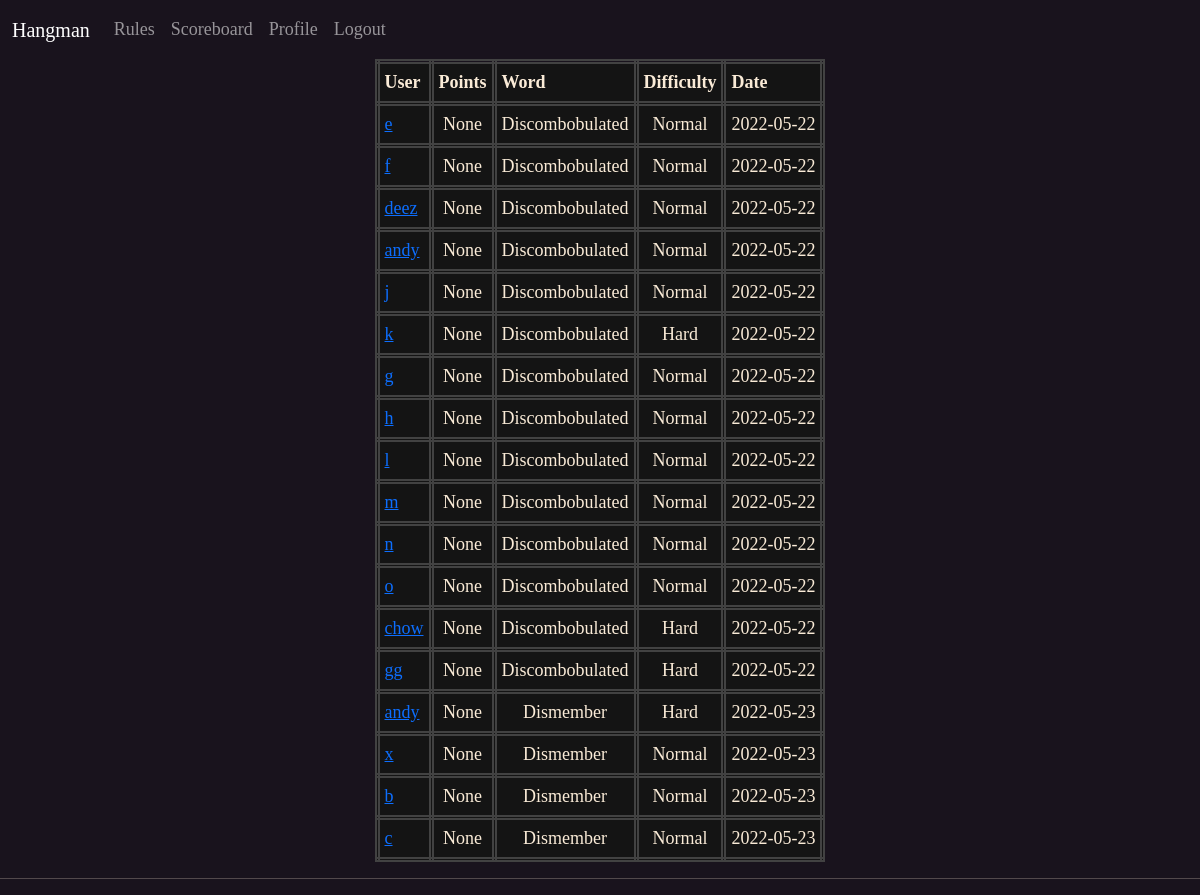
The app's page /scoreboard (signed in), older data.
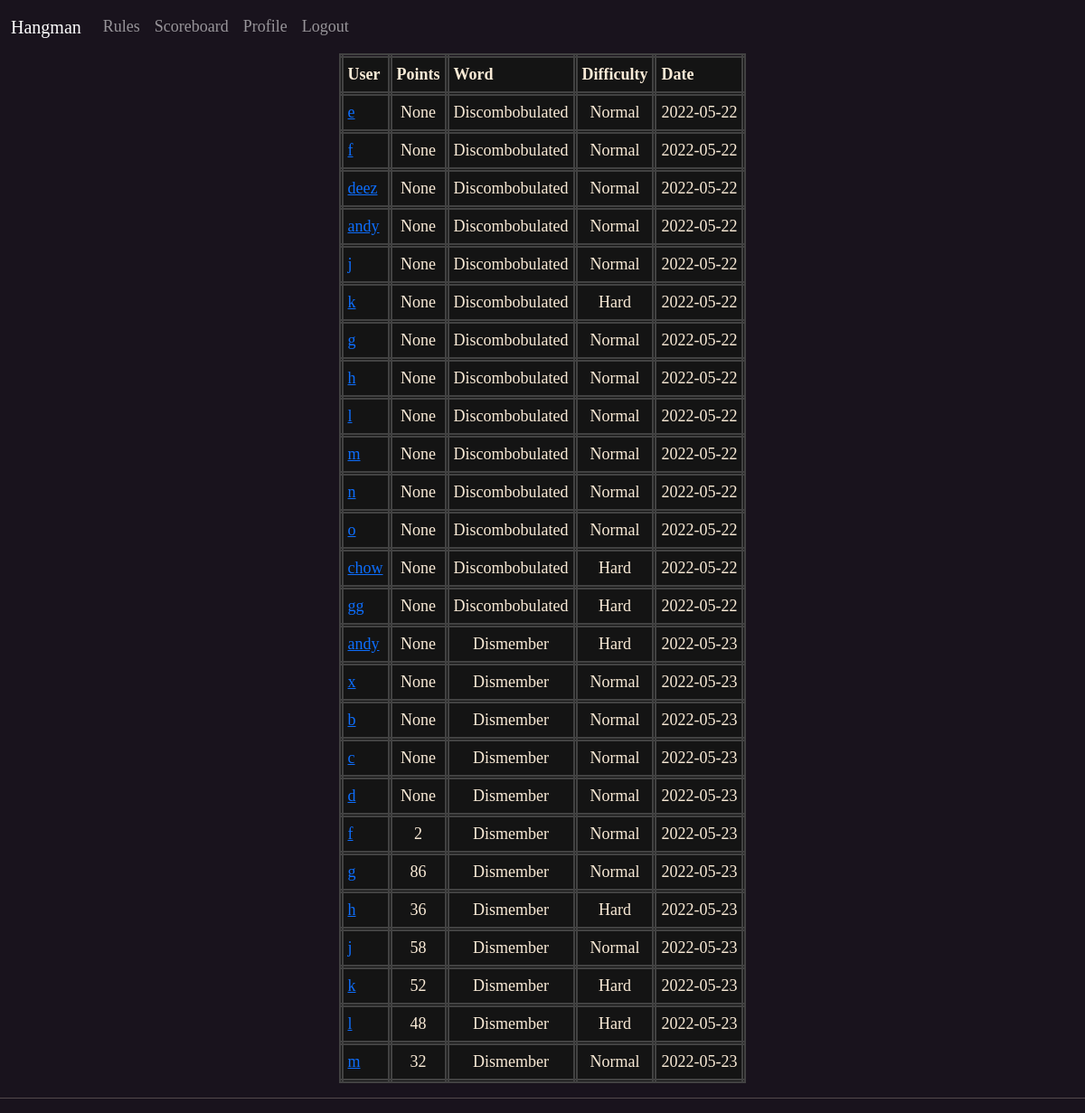
The same page, newer data.
### app/models.py (models this page shows, shortened)
class Words(db.Model):
    id = db.Column(db.Integer, primary_key=True)
    word = db.Column(db.String(60), index=True, unique=True)
    definition = db.Column(db.String(60), index=True, unique=True)

class Scores(db.Model):
    id = db.Column(db.Integer, primary_key=True)
    points = db.Column(db.Integer)
    recorded = db.Column(db.Date, index=True, default=date.today())
    difficulty = db.Column(db.String(10))
    user_id = db.Column(db.Integer, db.ForeignKey('user.id'), nullable=False)
    word_id = db.Column(db.Integer, db.ForeignKey('words.id'), nullable=False)

class User(UserMixin, db.Model):
    id = db.Column(db.Integer, primary_key=True)
    email = db.Column(db.String(60), index=True, unique=True)
    username = db.Column(db.String(60), index=True, unique=True)
    password_hash = db.Column(db.String(128))
    last_seen = db.Column(db.DateTime, default=datetime.utcnow())

### app/routes.py (the view)
@app.route('/scoreboard', methods=['GET', 'POST'])
@login_required
def scoreboard():
    if len(Scores.query.filter_by(user_id=current_user.id, word_id=wordID).all()) == 0:
        return redirect(url_for('notAnswered'))
    player_scores = []
    for score in Scores.query.all():
        player_scores.append([User.query.get(score.user_id).username, score.points,
                              Words.query.get(
                                  score.word_id).word, score.difficulty,
                              score.recorded])
    return render_template('scoreboard.html', user_score=player_scores)

### app/models.py (called while the page is built)
@login.user_loader
def load_user(id):
    return User.query.get(int(id))

### app/routes.py (called while the page is built)
@app.before_request
def before_request():
    if current_user.is_authenticated:
        current_user.last_seen = datetime.utcnow()
        db.session.commit()

### app/templates/scoreboard.html
{% extends 'base.html'%}
{% block content %}
<table style="position: relative; margin:auto">
    <tr>
        <th class="scores">User </th>
        <th class="scores">Points</th>
        <th class="scores">Word</th>
        <th class="scores">Difficulty</th>
        <th class="scores">Date</th>
    </tr>
    {% for item, item2, item3, item4, item5 in user_score %}
    <tr>
        <td class="scores" ><a href="/user/{{ item }}">{{ item }}</a></td>
        <td class="scores" style="text-align: center;">{{ item2 }}</td>
        <td class="scores" style="text-align: center;">{{ item3 }}</td>
        <td class="scores" style="text-align: center;">{{ item4 }}</td>
        <td class="scores" style="text-align: center;">{{ item5 }}</td>
    </tr>
    {% endfor %}
</table>
{% endblock %}

### app/templates/base.html (shortened to what this page needs)
<!DOCTYPE html>
<html>
<head>
    <link href="https://cdn.jsdelivr.net/npm/bootstrap@5.1.3/dist/css/bootstrap.min.css" rel="stylesheet"
>
</head>
<body>
    <nav class="navbar navbar-expand-sm navbar-dark sticky-top">
        <div class="container-fluid">
            <a class="navbar-brand" href="{{ url_for('hangman') }}">Hangman</a>
            <div class="collapse navbar-collapse" id="navbarSupportedContent">
                <ul class="navbar-nav me-auto mb-2 mb-lg-0">
                    <li class="nav-item">
                        <a class="nav-link" id="rules" style="cursor: pointer;">Rules</a>
                    </li>
                    <li class="nav-item">
                        <a class="nav-link" href="{{ url_for('scoreboard') }}">Scoreboard</a>
                    </li>
                    {% if current_user.is_anonymous %}
                    <li class="nav-item">
                        <a class="nav-link" href="{{ url_for('login') }}">Login</a>
                    </li>
                    {% else %}
                    <li class="nav-item">
                        <a class="nav-link" href="{{ url_for('user', username=current_user.username) }}">Profile</a>
                    </li>
                    <li class="nav-item">
                        <a class="nav-link" href="{{ url_for('logout') }}">Logout</a>
                    </li>
                    {% endif %}
                </ul>
            </div>
        </div>
    </nav>
    {%block content%}
    {%endblock%}
    <hr>
</body>
<link rel="stylesheet" href="{{url_for('static', filename='Hangman.css')}} ">
</html>

### app/static/Hangman.css (style rules this page uses)
body { background-color: rgb(25, 19, 29); color: antiquewhite; font-family: Garamond, serif, cursive; font-size: large; }
.scores { border: 5px double rgb(66, 66, 66); background-color: rgb(20, 20, 20); padding: 5px; }

Row changes from the older to the newer data that the page shows:
added Scores: user_score "Normal", user_score "2022-05-23"
added Scores: user_score "Normal", user_score "2022-05-23"
added Scores: user_score "Normal", user_score "2022-05-23"
added Scores: user_score "Hard", user_score "2022-05-23"
added Scores: user_score "Normal", user_score "2022-05-23"
added Scores: user_score "Hard", user_score "2022-05-23"
added Scores: user_score "Hard", user_score "2022-05-23"
added Scores: user_score "Normal", user_score "2022-05-23"
Text that changed along with them:
new list line: "d None"
new list line: "Dismember"
new list line: "f 2"
new list line: "g 86"
new list line: "h 36"
new list line: "j 58"
new list line: "k 52"
new list line: "l 48"
new list line: "m 32"
